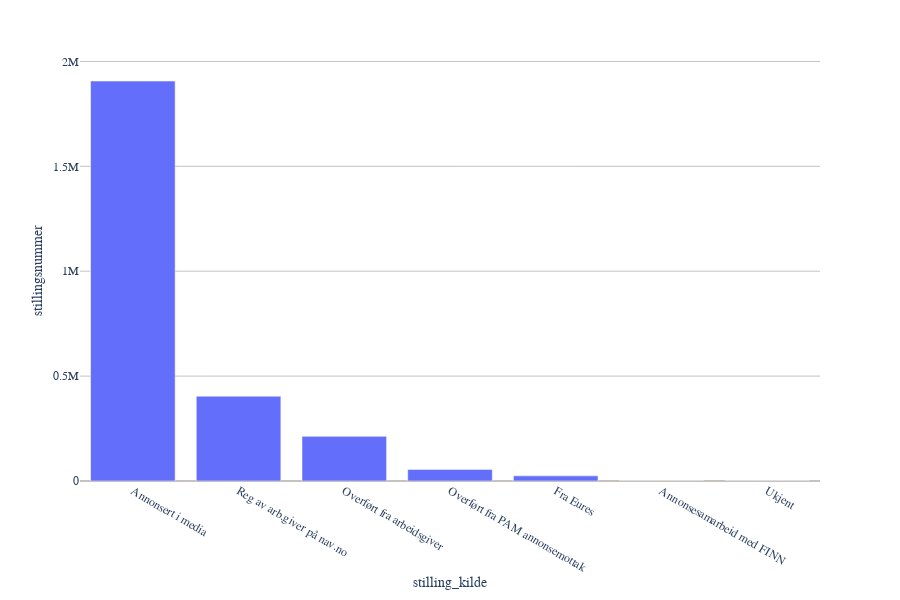

The code cell stored with this chart in its notebook:
### Code cell
df_k = df[['stillingsnummer','stilling_kilde']].groupby('stilling_kilde').count().reset_index() \
    .sort_values(by='stillingsnummer', ascending=False)
fig_stilling_kilde = px.bar(df_k, x='stilling_kilde', y='stillingsnummer', template=nav.plotly_template)
fig_stilling_kilde

### Figure 1 — Plotly figure (JSON) as saved in the notebook; plotly's stock layout.template omitted (floating-point values rounded to 4 significant figures)
{"data": [{"alignmentgroup": "True", "hoverlabel": {"namelength": 0}, "hovertemplate": "stilling_kilde=%{x}<br>stillingsnummer=%{y}", "legendgroup": "", "marker": {"color": "#636efa"}, "name": "", "offsetgroup": "", "orientation": "v", "showlegend": false, "textposition": "auto", "type": "bar", "uid": "ee435a0f-4354-47db-ad12-c223914310c5", "x": ["Annonsert i media", "Reg av arb.giver på nav.no", "Overført fra arbeidsgiver", "Overført fra PAM annonsemottak", "Fra Eures", "Annonsesamarbeid med FINN", "Ukjent"], "xaxis": "x", "y": [1906501, 404302, 212730, 55216, 24501, 20, 9], "yaxis": "y"}], "layout": {"barmode": "relative", "grid": {"xaxes": ["x"], "xgap": 0.1, "xside": "bottom", "yaxes": ["y"], "ygap": 0.1, "yside": "left"}, "height": 600, "legend": {"tracegroupgap": 0}, "margin": {"t": 60}, "xaxis": {"title": {"text": "stilling_kilde"}}, "yaxis": {"title": {"text": "stillingsnummer"}}}}
